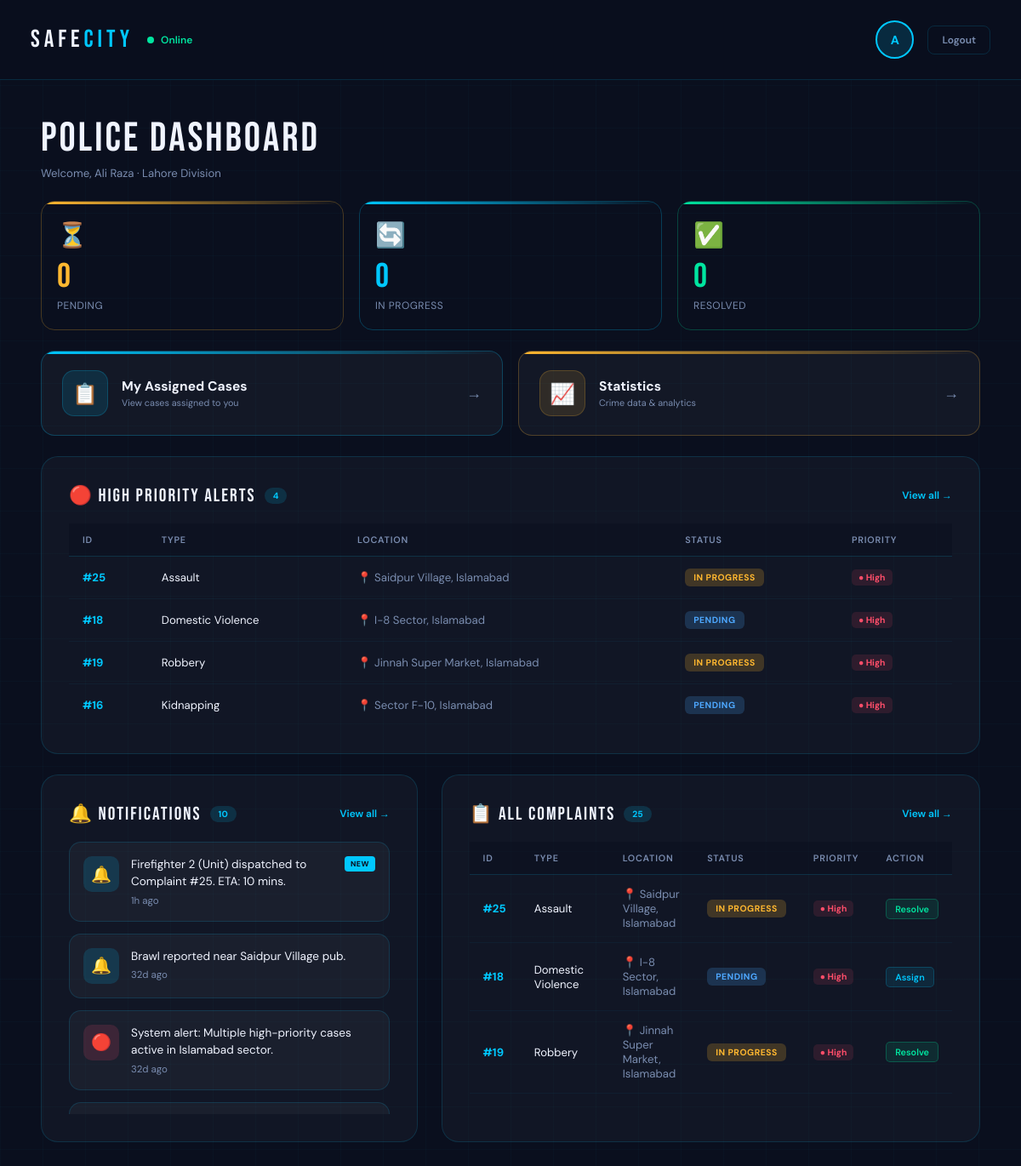
Page /police_dashboard (signed in) on the earlier database version.
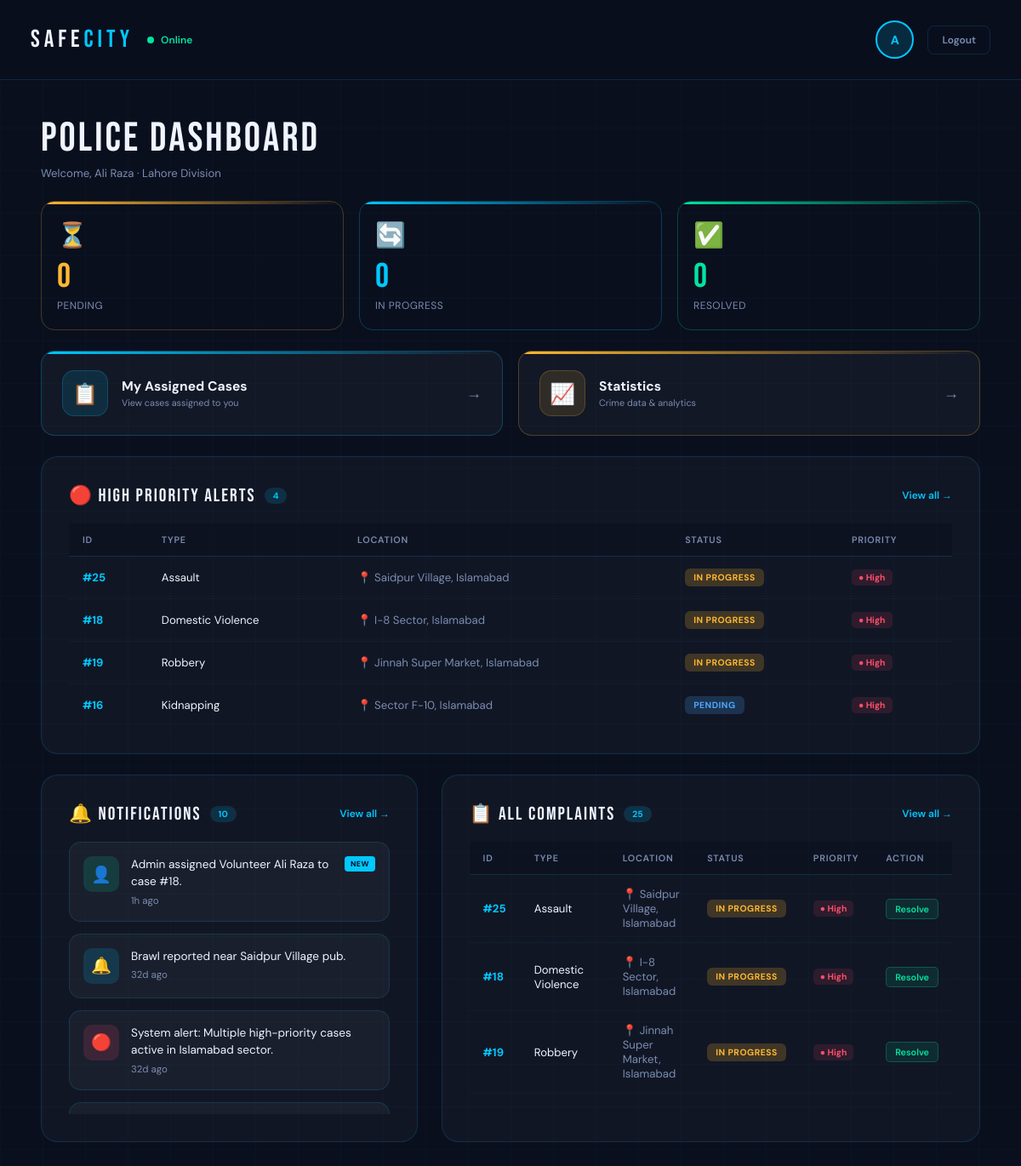
Same page on the later database version.
### tables this page shows
CREATE TABLE Cases (
    case_id INTEGER PRIMARY KEY AUTOINCREMENT,
    complaint_id INTEGER UNIQUE,
    assigned_police_id INTEGER,
    assigned_detective_id INTEGER,
    assigned_volunteer_id INTEGER,
    priority TEXT DEFAULT 'Medium' CHECK(priority IN ('High','Medium','Low')),
    notes TEXT,
    last_updated DATETIME DEFAULT CURRENT_TIMESTAMP,

    FOREIGN KEY (complaint_id) REFERENCES Complaints(complaint_id),
    FOREIGN KEY (assigned_police_id) REFERENCES AuthorizedPersonnel(personnel_id),
    FOREIGN KEY (assigned_detective_id) REFERENCES AuthorizedPersonnel(personnel_id),
    FOREIGN KEY (assigned_volunteer_id) REFERENCES AuthorizedPersonnel(personnel_id)
);

CREATE TABLE Notifications (
    notification_id INTEGER PRIMARY KEY AUTOINCREMENT,
    message TEXT NOT NULL,
    created_at DATETIME DEFAULT CURRENT_TIMESTAMP
);

CREATE TABLE Complaints (
    complaint_id INTEGER PRIMARY KEY AUTOINCREMENT,
    user_id INTEGER,
    category_id INTEGER,
    description TEXT NOT NULL,
    location TEXT NOT NULL,
    status TEXT DEFAULT 'Pending' CHECK(status IN ('Pending','In Progress','Resolved')),
    created_at DATETIME DEFAULT CURRENT_TIMESTAMP,

    FOREIGN KEY (user_id) REFERENCES Citizens(citizen_id),
    FOREIGN KEY (category_id) REFERENCES CrimeCategories(category_id)
);

CREATE TABLE CrimeCategories (
    category_id INTEGER PRIMARY KEY AUTOINCREMENT,
    name TEXT UNIQUE NOT NULL
);

### app.py (the view)
@app.route('/police_dashboard')
def police_dashboard():
    if 'user_id' not in session:
        return redirect(url_for('login'))
    conn = get_db_connection()
    pending = conn.execute('''
        SELECT COUNT(*) FROM Complaints c
        JOIN Cases cs ON c.complaint_id = cs.complaint_id
        WHERE cs.assigned_police_id = ? AND c.status = 'Pending'
    ''', (session.get('user_id'),)).fetchone()[0]
    in_progress = conn.execute('''
        SELECT COUNT(*) FROM Complaints c
        JOIN Cases cs ON c.complaint_id = cs.complaint_id
        WHERE cs.assigned_police_id = ? AND c.status = 'In Progress'
    ''', (session.get('user_id'),)).fetchone()[0]
    resolved = conn.execute('''
        SELECT COUNT(*) FROM Complaints c
        JOIN Cases cs ON c.complaint_id = cs.complaint_id
        WHERE cs.assigned_police_id = ? AND c.status = 'Resolved'
    ''', (session.get('user_id'),)).fetchone()[0]
    high_priority = conn.execute("""
        SELECT  c.complaint_id,
                cc.name            AS category,
                c.description,
                c.location,
                c.status,
                cs.priority,
                cs.assigned_police_id
        FROM    Complaints c
        JOIN    Cases cs  ON c.complaint_id = cs.complaint_id
        JOIN    CrimeCategories cc ON c.category_id = cc.category_id
        WHERE   cs.priority = 'High'
        ORDER   BY c.created_at DESC
        LIMIT   4
    """).fetchall()
    all_complaints = conn.execute("""
        SELECT  c.complaint_id,
                cc.name                        AS category,
                c.location,
                c.status,
                COALESCE(cs.priority, 'Medium') AS priority
        FROM    Complaints c
        LEFT JOIN Cases cs  ON c.complaint_id = cs.complaint_id
        JOIN    CrimeCategories cc ON c.category_id = cc.category_id
        ORDER   BY c.created_at DESC
    """).fetchall()
    notifications_raw = conn.execute("""
        SELECT message, created_at
        FROM Notifications
        ORDER BY created_at DESC
        LIMIT 10
    """).fetchall()
    conn.close()
    now = datetime.utcnow()
    notifications = []
    for n in notifications_raw:
        dt = datetime.strptime(n['created_at'], '%Y-%m-%d %H:%M:%S')
        notifications.append({
            'message': n['message'],
            'time_ago': time_ago(n['created_at']),
            'is_new': (now - dt).total_seconds() / 3600 < 24
        })
    return render_template(
        'police_dashboard.html',
        pending=pending,
        in_progress=in_progress,
        resolved=resolved,
        high_priority=high_priority,
        all_complaints=all_complaints,
        notifications=notifications,
    )

### app.py (called while the page is built)
def get_db_connection():
    conn = sqlite3.connect(DATABASE, timeout=10)
    conn.row_factory = sqlite3.Row
    return conn

def time_ago(dt_str):
    if not dt_str:
        return ''
    dt = datetime.strptime(dt_str, '%Y-%m-%d %H:%M:%S')
    now = datetime.utcnow()
    diff = now - dt
    minutes = int(diff.total_seconds() // 60)
    if minutes < 1:
        return 'Just now'
    elif minutes < 60:
        return f'{minutes}m ago'
    elif minutes < 1440:
        return f'{minutes // 60}h ago'
    else:
        return f'{minutes // 1440}d ago'

### templates/police_dashboard.html (shortened to what the changed rows need)
<!DOCTYPE html>
<html lang="en">
<head>
</head>
<body>
  <div class="app-container">
    <div class="app-content">
      <div class="content">
        <div class="section-card">
          {% if high_priority %}
          <div class="table-wrap">
            <table class="data-table">
              <thead>
                <tr>
                  <th>ID</th>
                  <th>Type</th>
                  <th>Location</th>
                  <th>Status</th>
                  <th>Priority</th>
                </tr>
              </thead>
              <tbody>
                {% for hp in high_priority %}
                <tr>
                  <td class="td-id">#{{ hp['complaint_id'] }}</td>
                  <td>{{ hp['category'] }}</td>
                  <td style="color:var(--muted)">📍 {{ hp['location'] }}</td>
                  <td>
                    {% if hp['status'] == 'Pending' %}
                      <span class="sp sp-new">Pending</span>
                    {% elif hp['status'] == 'In Progress' %}
                      <span class="sp sp-progress">In Progress</span>
                    {% else %}
                      <span class="sp sp-resolved">Resolved</span>
                    {% endif %}
                  </td>
                  <td><span class="pr pr-high">● High</span></td>
                </tr>
                {% endfor %}
              </tbody>
            </table>
          </div>
          {% else %}
          <div class="empty-state">
            <div class="empty-icon">🟢</div>
            No high priority alerts right now
          </div>
          {% endif %}
        </div>
        <div class="dashboard-grid">
          <div class="section-card">
            <div class="notif-list">
              {% for n in notifications %}
              <div class="notif-card">
                <div class="notif-icon {% if 'assigned' in n.message|lower %}ni-person{% elif 'resolved' in n.message|lower %}ni-check{% elif 'high' in n.message|lower %}ni-alert{% else %}ni-bell{% endif %}">
                  {% if 'assigned' in n.message|lower %}👤{% elif 'resolved' in n.message|lower %}✓{% elif 'high' in n.message|lower %}🔴{% else %}🔔{% endif %}
                </div>
                <div class="notif-body">
                  <div class="notif-top">
                    <div class="notif-text">{{ n['message'] | replace('\n', '<br>') | safe }}</div>
                    {% if n['is_new'] %}
                    <span class="new-badge">NEW</span>
                    {% endif %}
                  </div>
                  <div class="notif-time">{{ n['time_ago'] }}</div>
                </div>
              </div>
              {% else %}
              <div class="empty-state">
                <div class="empty-icon">🔔</div>
                No notifications
              </div>
              {% endfor %}
            </div>
          </div>
          <div class="section-card">
            {% if all_complaints %}
            <div class="table-wrap">
              <table class="data-table">
                <thead>
                  <tr>
                    <th>ID</th>
                    <th>Type</th>
                    <th>Location</th>
                    <th>Status</th>
                    <th>Priority</th>
                    <th>Action</th>
                  </tr>
                </thead>
                <tbody>
                  {% for c in all_complaints %}
                  <tr>
                    <td class="td-id">#{{ c['complaint_id'] }}</td>
                    <td>{{ c['category'] }}</td>
                    <td style="color:var(--muted)">📍 {{ c['location'] }}</td>
                    <td>
                      {% if c['status'] == 'Pending' %}
                        <span class="sp sp-new">Pending</span>
                      {% elif c['status'] == 'In Progress' %}
                        <span class="sp sp-progress">In Progress</span>
                      {% else %}
                        <span class="sp sp-resolved">Resolved</span>
                      {% endif %}
                    </td>
                    <td>
                      {% if c['priority'] == 'High' %}
                        <span class="pr pr-high">● High</span>
                      {% elif c['priority'] == 'Medium' %}
                        <span class="pr pr-med">● Med</span>
                      {% else %}
                        <span class="pr pr-low">● Low</span>
                      {% endif %}
                    </td>
                    <td style="white-space:nowrap">
                      {% if c['status'] == 'Pending' %}
                        <form method="POST" action="/assign_case/{{ c['complaint_id'] }}" class="inline-form">
                          <button type="submit" class="tbl-btn tbl-btn-assign">Assign</button>
                        </form>
                      {% elif c['status'] == 'In Progress' %}
                        <form method="POST" action="/resolve_case/{{ c['complaint_id'] }}" class="inline-form">
                          <button type="submit" class="tbl-btn tbl-btn-resolve">Resolve</button>
                        </form>
                      {% else %}
                        <a href="/case_tracking" class="tbl-btn tbl-btn-view">View</a>
                      {% endif %}
                    </td>
                  </tr>
                  {% endfor %}
                </tbody>
              </table>
            </div>
            {% else %}
            <div class="empty-state">
              <div class="empty-icon">📋</div>
              No complaints filed yet
            </div>
            {% endif %}
          </div>
        </div>
      </div>
    </div>
  </div>
</body>
</html>

Differences in the rows shown:
removed Notifications: message "Firefighter 2 (Unit) dispatched to Complaint #25. ETA: 10 mins.", shows "NEW", time_ago "1h ago"
changed Cases "Domestic Violence": text "PENDING" → "IN PROGRESS"
added Notifications: message "Admin assigned Volunteer Ali Raza to case #18.", shows "NEW", time_ago "1h ago"
changed Complaints "I-8 Sector, Islamabad": status "PENDING Assign" → "IN PROGRESS Resolve"
